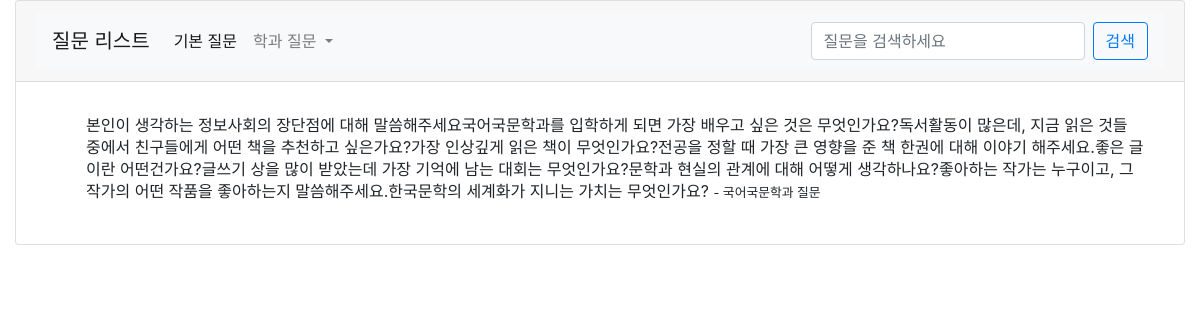
/website/questionList/3, run on an earlier commit of the app's database.
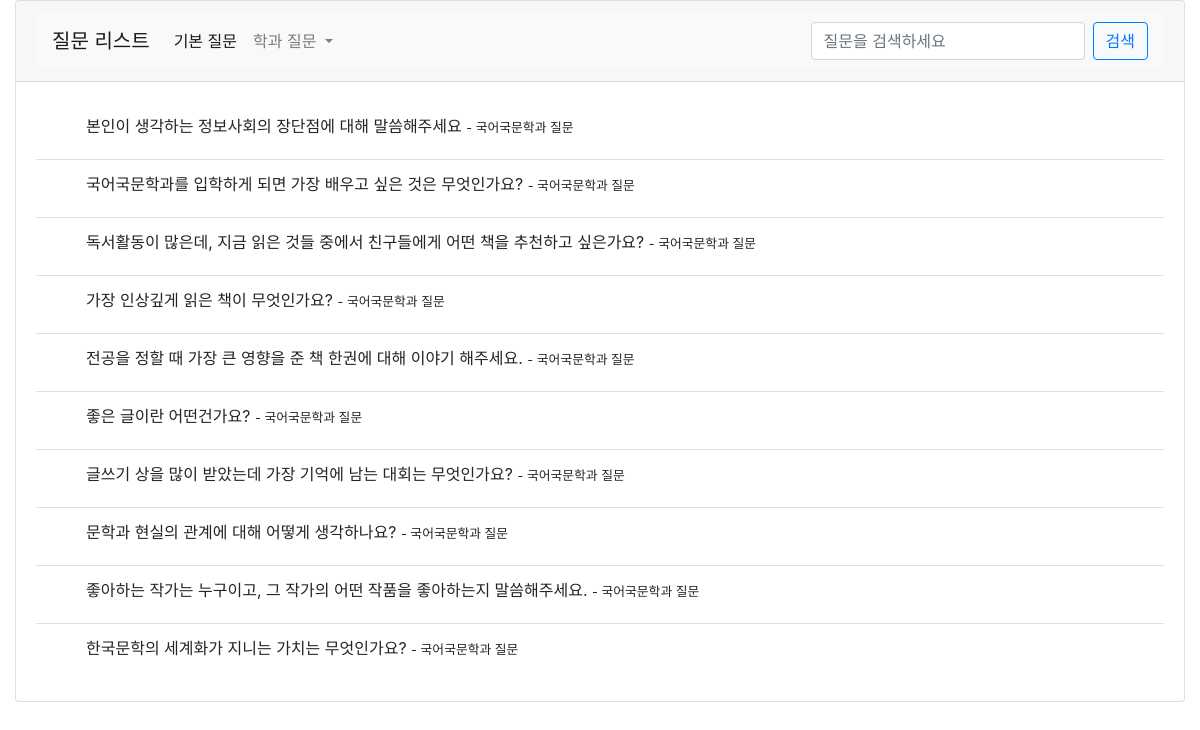
And on a later commit of the database.
### website/models.py (models this page shows, shortened)
class Question(models.Model):
    id = models.AutoField(
        primary_key=True,
        unique=True,
        editable=False,
        verbose_name='pk'
    )
    question = models.CharField(max_length=100, null=True, blank=True, verbose_name='질문')
    department = models.IntegerField(null=True, blank=True, verbose_name='학과') # 0 : 공통질문

### website/views.py (the view)
# urls.py: path('questionList/<int:q_department>',views.questionListPart,name='questionDepartment'),
def questionListPart(request, q_department):
    if request.session.get('user'):
        if q_department == 1111:
            question = Question.objects.exclude(department=-1).exclude(department=0)
            myQuestion = StudentQuestion.objects.filter(part=0)
            if myQuestion.exists():
                for i in myQuestion:
                    question = question.exclude(id=i.question.id)
            return render(request, 'questionList.html', {'question': question, 'myQuestion':myQuestion})
        question= Question.objects.filter(department=q_department)
        myQuestion = StudentQuestion.objects.filter(student__userID=request.session.get('user')).filter(question__department=q_department)
        if myQuestion.exists():
            for i in myQuestion:
                question = question.exclude(id=i.question.id)
        return render(request, 'questionList.html', {'question': question, 'myQuestion':myQuestion})
    else:
        if q_department == 1111:
            question = Question.objects.exclude(department=-1).exclude(department=0)
            return render(request, 'questionList.html', {'question': question})
        question = Question.objects.filter(department=q_department)
        return render(request, 'questionList.html', {'question': question})

### website/templates/questionlist.html (shortened to what this page needs)
{% load static %}
<!doctype html>
<html lang="en">
<head>
    <link href="https://cdn.jsdelivr.net/npm/bootstrap@4.5.3/dist/css/bootstrap.min.css" rel="stylesheet">
    <link rel="stylesheet" href="{% static 'css/questionlist.css' %}">
</head>
<body>
    <div class="container-fluid">
        <div class="card">
            <div class="card-header">
                <nav class="navbar navbar-expand-lg navbar-light bg-light">
                    <a class="navbar-brand" href="{% url 'website:questionList' %}">질문 리스트</a>
                    <div class="collapse navbar-collapse" id="navbarSupportedContent">
                        <ul class="navbar-nav mr-auto">
                            <li class="nav-item active">
                                <a class="nav-link" href="{% url 'website:questionDepartment' q_department=0 %}">기본 질문</a>
                            </li>
                            <li class="nav-item dropdown">
                                <a class="nav-link dropdown-toggle" href="{% url 'website:questionDepartment' q_department=1111 %}" id="navbarDropdown" role="button" data-toggle="dropdown" aria-haspopup="true" aria-expanded="false">
                                    학과 질문
                                </a>
                            </li>
                        </ul>
                        <form method="POST" class="form-inline my-2 my-lg-0">
                            <input id="questionsearchinput" name="question_search" class="form-control mr-sm-2" type="search" placeholder="질문을 검색하세요" aria-label="검색">
                            <button id="questionsearchbutton" name="question_search_button" aria-activedescendant="" class="btn btn-outline-primary my-2 my-sm-0" type="submit">검색</button>
                        </form>
                    </div>
                </nav>
            </div>
            <div class="card-body">
                <ul class="list-group list-group-flush">
                    {% if question %}
                    {% for questionList in question %}
                    <li class="list-group-item d-flex justify-content-between align-items-center">
                        <div>
                            {%if request.session.user %}
                            <input type="checkbox" name="question[1]" id="nonstar_{{questionList.id}}" value="{{questionList.question}}" onclick="questionnonstar({{questionList.id}})">
                            <label for="nonstar_{{questionList.id}}">
                            {%else%}
                            <label for="nonstar_{{questionList.id}}">
                            {%endif%}
                            {{questionList.question}}
                                {% if questionList.department == 0 %}
                                <small> - 기본 질문</small>
                                {% elif questionList.department == 1 %}
                                <small> - 컴퓨터 학과 질문</small>
                                {% elif questionList.department == 2 %}
                                <small> - 경영학과 질문</small>
                                {% elif questionList.department == 3 %}
                                <small> - 국어국문학과 질문</small>
                                {% elif questionList.department == 4 %}
                                <small> - 생명공학과 질문</small></label>
                            {% endif %}
                        </div>
                    </li>
                    {% endfor %}
                    {% endif %}
                </ul>
            </div>
        </div>
    </div>
</body>
</html>

What changed in the data, as far as the page shows it:
changed Question: question "본인이 생각하는 정보사회의 장단점에 대해 말씀해주세요국어국문학과를 입학하게 되면 가장 배우고 싶은 것은 무엇인가요?독서활동이 많은데, 지금 읽은 것들 중에서 친구들에게 어떤 책을 추천하고 싶은가요?가장 인상깊게 읽은 책이 무엇인가요?전공을 정할 때 가장 큰 영향을 준 책 한권에 대해 이야기 해주세요.좋은 글이란 어떤건가요?글쓰기 상을 많이 받았는데 가장 기억에 남는 대회는 무엇인가요?문학과 현실의 관계에 대해 어떻게 생각하나요?좋아하는 작가는 누구이고, 그 작가의 어떤 작품을 좋아하는지 말씀해주세요.한국문학의 세계화가 지니는 가치는 무엇인가요?" → "본인이 생각하는 정보사회의 장단점에 대해 말씀해주세요"
now on this page (row edited): Question: question "국어국문학과를 입학하게 되면 가장 배우고 싶은 것은 무엇인가요?", department "- 국어국문학과 질문"
now on this page (row edited): Question: question "독서활동이 많은데, 지금 읽은 것들 중에서 친구들에게 어떤 책을 추천하고 싶은가요?", department "- 국어국문학과 질문"
now on this page (row edited): Question: question "가장 인상깊게 읽은 책이 무엇인가요?", department "- 국어국문학과 질문"
now on this page (row edited): Question: question "전공을 정할 때 가장 큰 영향을 준 책 한권에 대해 이야기 해주세요.", department "- 국어국문학과 질문"
now on this page (row edited): Question: question "좋은 글이란 어떤건가요?", department "- 국어국문학과 질문"
now on this page (row edited): Question: question "글쓰기 상을 많이 받았는데 가장 기억에 남는 대회는 무엇인가요?", department "- 국어국문학과 질문"
now on this page (row edited): Question: question "문학과 현실의 관계에 대해 어떻게 생각하나요?", department "- 국어국문학과 질문"
now on this page (row edited): Question: question "좋아하는 작가는 누구이고, 그 작가의 어떤 작품을 좋아하는지 말씀해주세요.", department "- 국어국문학과 질문"
now on this page (row edited): Question: question "한국문학의 세계화가 지니는 가치는 무엇인가요?", department "- 국어국문학과 질문"
